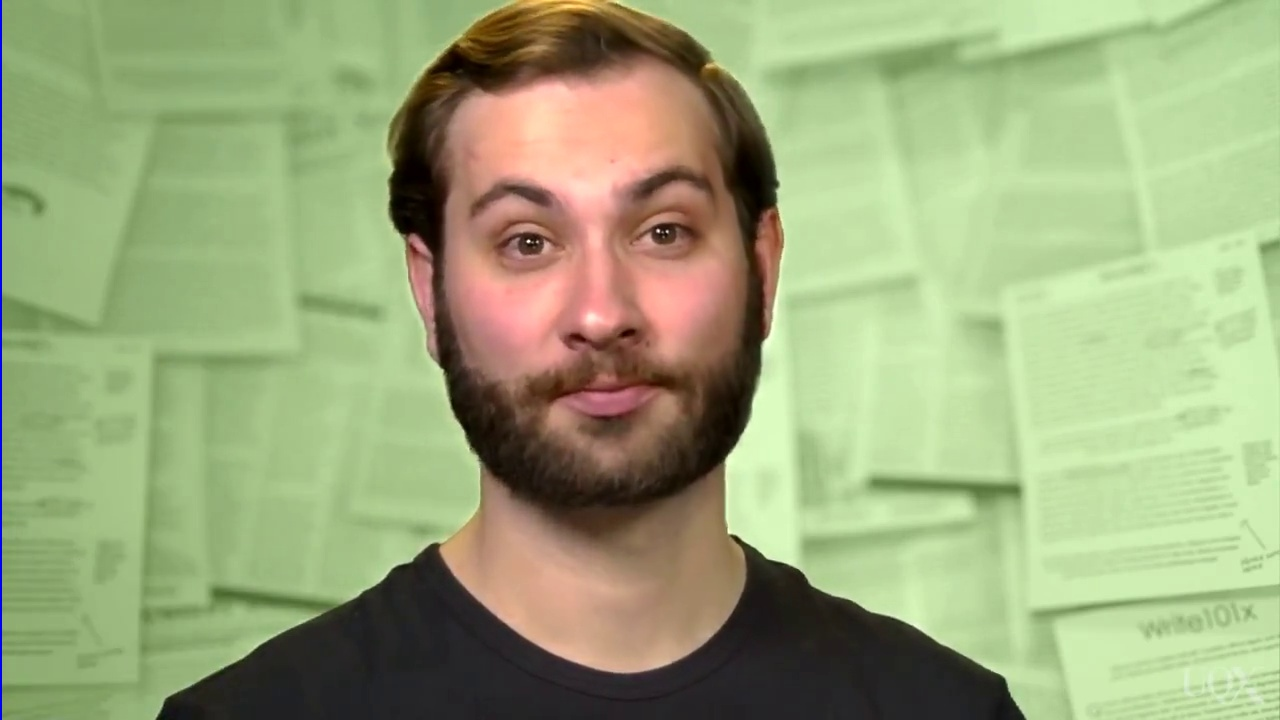
#> input picture Proprocessing for Text Image/Project1/0.jpg, 1280 x 720 px, given in place of 2.mp4, which was not available
$ python Test2.py   (older library calls are emulated)
#> lines starting #> are read from the running program, lines starting #| are printed output that depends on the picture; after the words box and inside, x2 and y2 are one past the last pixel; in counts of white or black regions, pixels touching at a corner belong together; pictures that were not available may be replaced by others from this repository, and a replacement may not be noted
#> further down, frame is the input picture: shape (720, 1280, 3); mean B, G, R 122.8, 167.7, 155.8
import cv2
import time
import numpy as np

# input video file
cap = cv2.VideoCapture('../../../FYP Videos/2.mp4')
# get frame rate
fps = cap.get(cv2.CAP_PROP_FPS)

previous_x = -1
previous_width = -1


def detectText(img,number):
#> called with number = 1
    height, width, channels = img.shape

    img_gray = cv2.cvtColor(img, cv2.COLOR_BGR2GRAY)
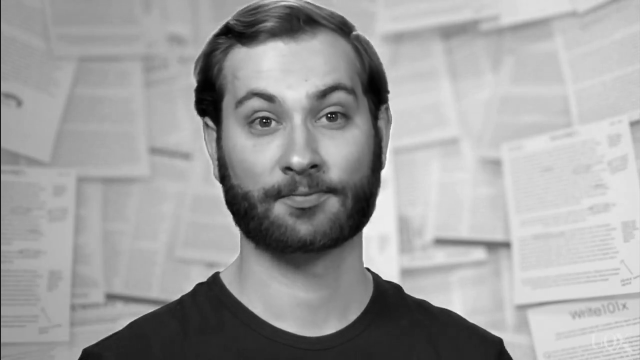
#> img_gray: shape (720, 1280) (shown at 1/2 size); min 0, max 251, mean 159.1

    img_gray = cv2.adaptiveThreshold(img_gray, 255, cv2.ADAPTIVE_THRESH_MEAN_C, cv2.THRESH_BINARY_INV, 3, 18)
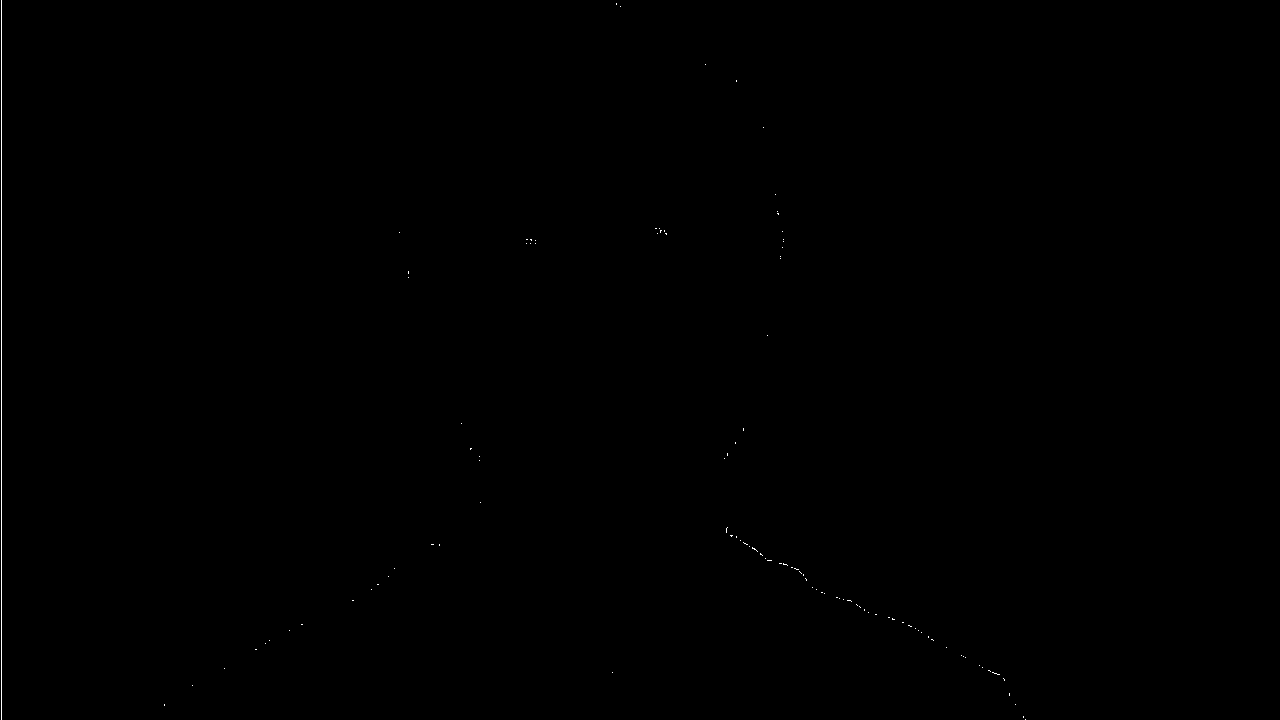
#> img_gray: shape (720, 1280); 0.1% white in thin lines or dots, all inside (x1, y1, x2, y2) = (1, 0, 1026, 720)

    # gradient Magnitude
    sobel_img_x = cv2.Sobel(img_gray, cv2.CV_8U, 1, 0, ksize=3)
#> sobel_img_x: shape (720, 1280); 0.05% white in thin lines or dots, all inside (x1, y1, x2, y2) = (163, 2, 1025, 720)

    # histogram equalization
    hist_img = cv2.equalizeHist(sobel_img_x)
    kernel = cv2.getStructuringElement(cv2.MORPH_RECT, ksize=(10, 2), anchor=(-1, -1))
    img_dilate = cv2.morphologyEx(hist_img, cv2.MORPH_DILATE, kernel, anchor=(-1, -1), iterations=2,
                                  borderType=cv2.BORDER_REFLECT, borderValue=255)
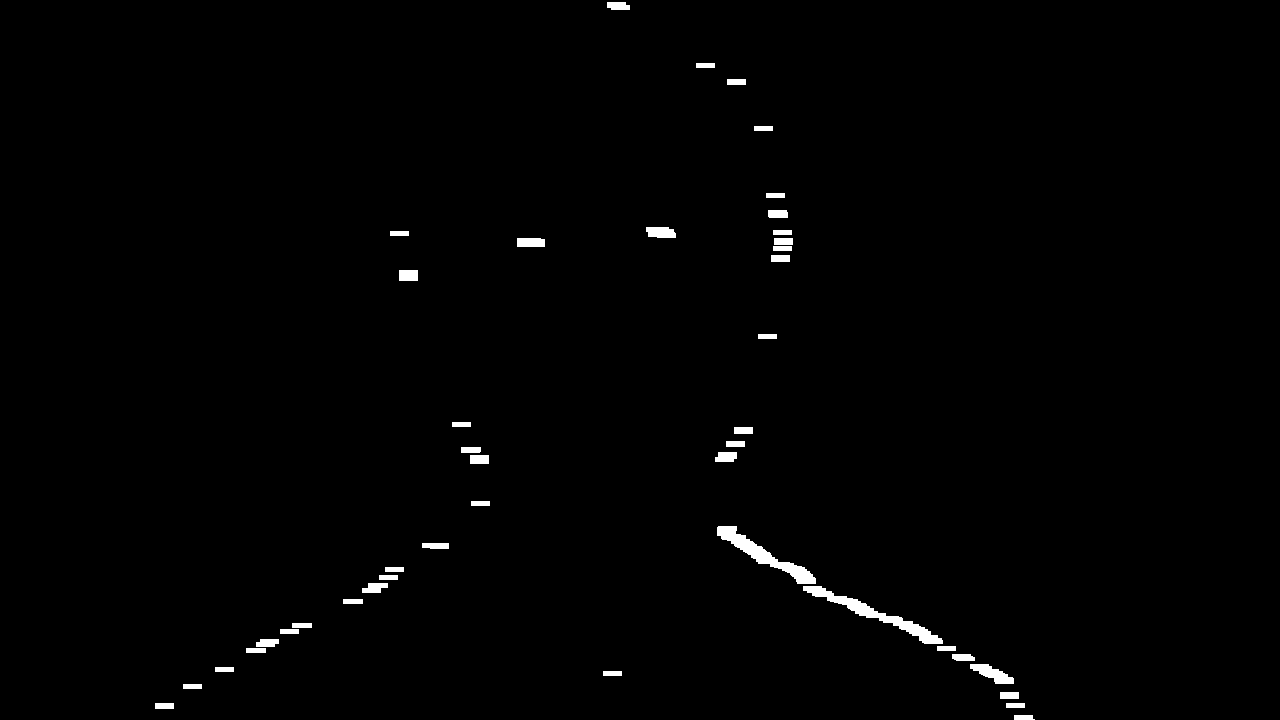
#> img_dilate: shape (720, 1280); 0.9% white; 43 white regions
    # Find Contours
    contours, hierarchy = cv2.findContours(img_dilate, cv2.RETR_EXTERNAL, cv2.CHAIN_APPROX_SIMPLE)
#> contours = 43 contours; largest, box (x1, y1, x2, y2) and area: (803, 586, 943, 644) 1252, (717, 526, 816, 584) 1231, (970, 664, 1014, 684) 392, (646, 227, 676, 238) 250, (517, 238, 545, 247) 212

    # GeaomatricalConstraints
    list = []
    max_width = 0
    max_width_x = 0

    for contour in contours:
        brect = cv2.boundingRect(contour)  # brect = (x,y,w,h)
        ar = brect[2] / brect[3]

        if ar > 2 and brect[2] > 40 and brect[3] > 20 and brect[3] < 100:
            list.append(brect)
            if (max_width < brect[2]):
                max_width = brect[2]
                max_width_x = brect[0]
#> this loop made 43 passes
#> (brect, ar, max_width, max_width_x) on pass 16: ((803, 586, 140, 58), 2.41, 140, 803)
#> after the loop, list = [(803, 586, 140, 58)]; max_width = 140; max_width_x = 803

    for r in list:
        # draw region of interest
        cv2.rectangle(img, (r[0], r[1]), (r[0] + r[2], r[1] + r[3]), (250, 0, 0), 2)
#> this loop made 1 pass
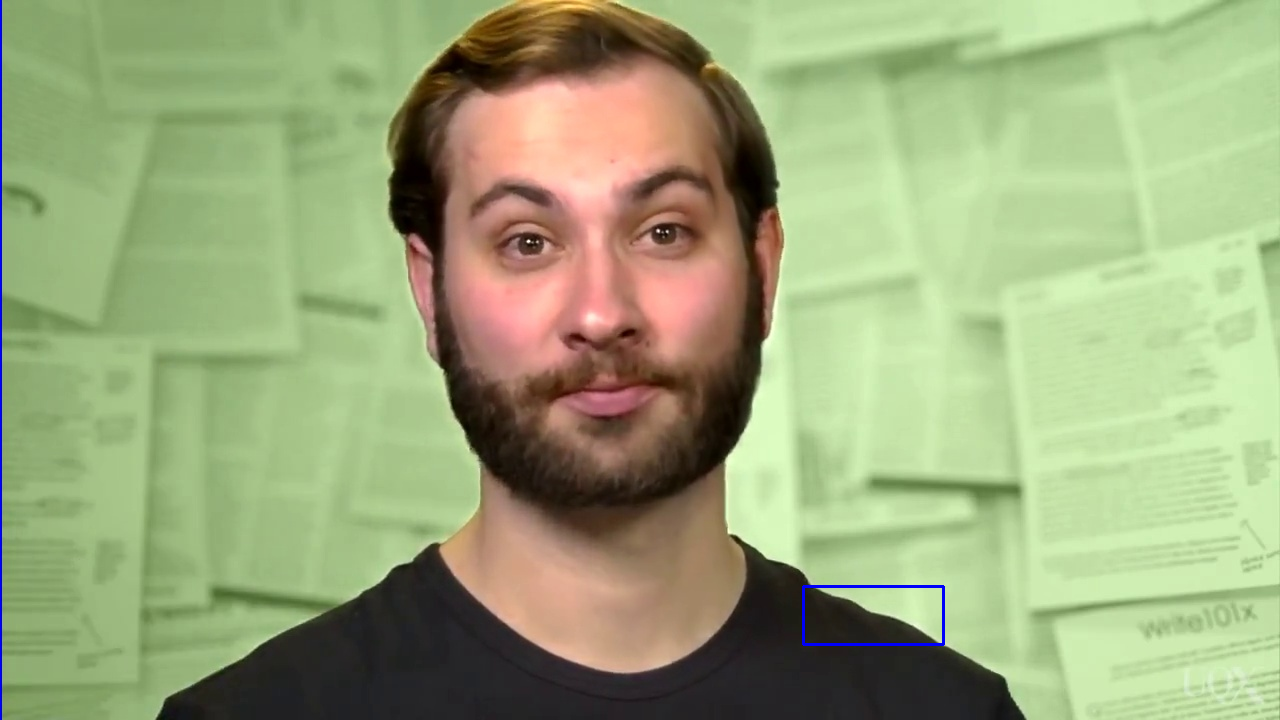
#> img: shape (720, 1280, 3); 0.13% of pixels changed, all inside (x1, y1, x2, y2) = (802, 585, 945, 646)

    # [6 lines of commented-out code are left out]

    cv2.imshow("Original", img)
    cv2.imshow("Threshhold", img_gray)


if not cap.isOpened():
    print('ERROR FILE NOT FOUND OR WRONG CODEC USED!')
count =1
while cap.isOpened():
    ret, frame = cap.read()

    if ret:
        time.sleep(1 / fps)  # to run according to frame rate otherwise it go on highSpeed
        # convert BGR to GrayScale
        detectText(frame,count)
        count += 1

        if cv2.waitKey(1) & 0xFF == ord('q'):
#> (key q is pressed here)
            break
    else:
        break

cap.release()

$ run again, on Proprocessing for Text Image/Project1/1.jpg
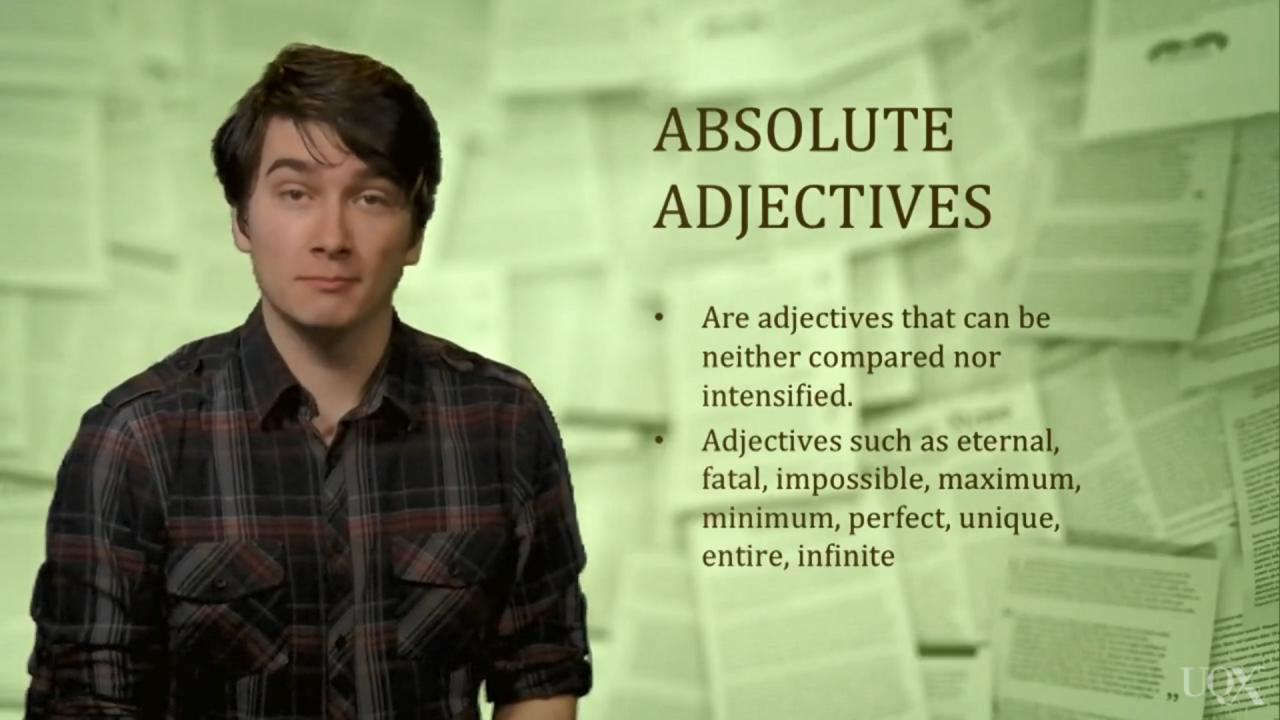
#> input picture Proprocessing for Text Image/Project1/1.jpg, 1280 x 720 px, given in place of 2.mp4, which was not available
#> frame is the input picture: shape (720, 1280, 3); mean B, G, R 110.2, 154.3, 139.9
#> in detectText, `img_gray = cv2.adaptiveThreshold(img_gray, 255, cv2.ADAPTIVE_THRESH_ME..`:
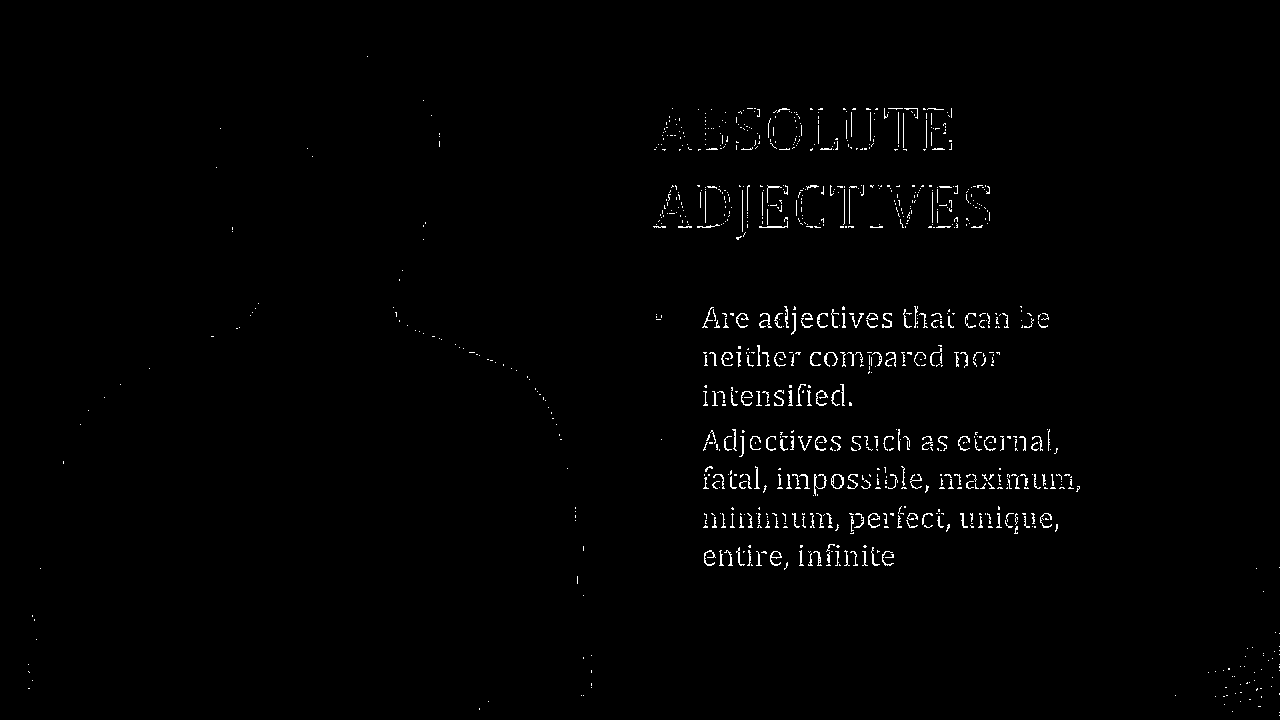
#> img_gray: shape (720, 1280); 1.1% white in thin lines or dots, all inside (x1, y1, x2, y2) = (28, 56, 1280, 716)
#> sobel_img_x: shape (720, 1280); 1.3% white in thin lines or dots, all inside (x1, y1, x2, y2) = (27, 55, 1279, 717)
#> img_dilate: shape (720, 1280); 9.3% white; 66 white regions
#> contours = 66 contours; largest, box (x1, y1, x2, y2) and area: (644, 184, 999, 243) 14656, (645, 107, 961, 154) 12444, (694, 465, 1089, 499) 8254, (694, 505, 1067, 537) 7632, (694, 428, 1067, 460) 7558
#> the loop in detectText, `for contour in contours:` made 66 passes
#> (brect, ar, max_width, max_width_x) on passes 25, 27, 29: ((695, 543, 208, 30), 6.93, 208, 695), ((694, 505, 373, 32), 11.66, 373, 694), ((694, 465, 395, 34), 11.62, 395, 694)
#> after the loop in detectText, `for contour in contours:`: list = [(695, 543, 208, 30), (694, 505, 373, 32), (694, 465, 395, 34), (694, 428, 373, 32), (694, 383, 166, 26), (694, 344, 315, 33), (384, 306, 142, 68), (693, 305, 365, 33), (644, 184, 355, 59), (645, 107, 316, 47)]; max_width = 395; max_width_x = 694
#> the loop in detectText, `for r in list:` made 10 passes
#> after the loop in detectText, `for r in list:`:
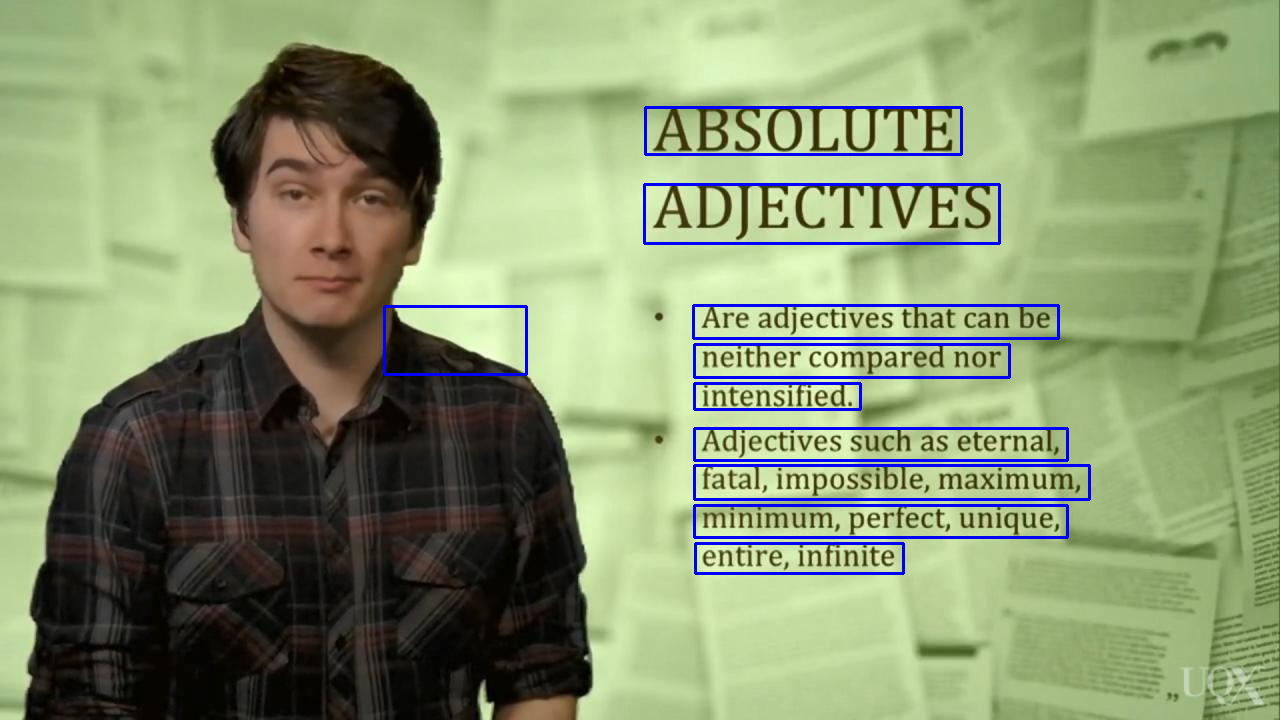
#> img: shape (720, 1280, 3); 2.21% of pixels changed, all inside (x1, y1, x2, y2) = (383, 106, 1091, 575)
